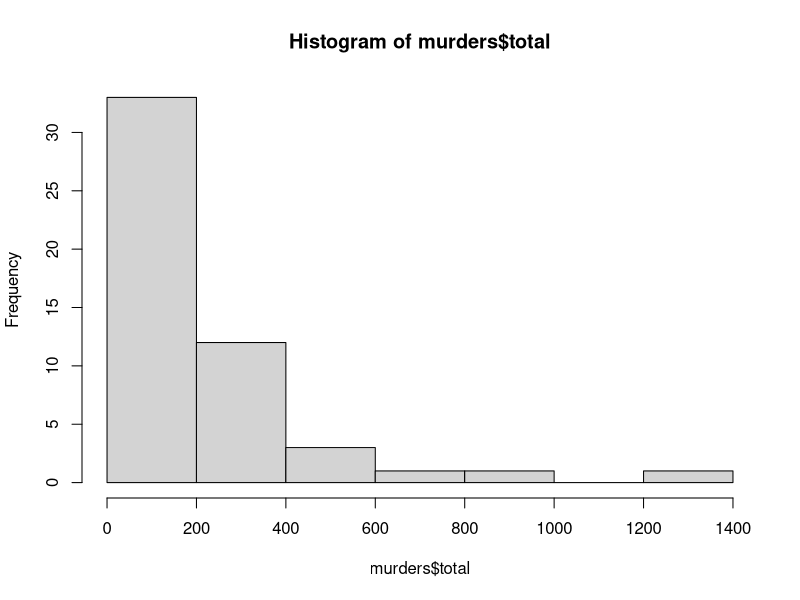
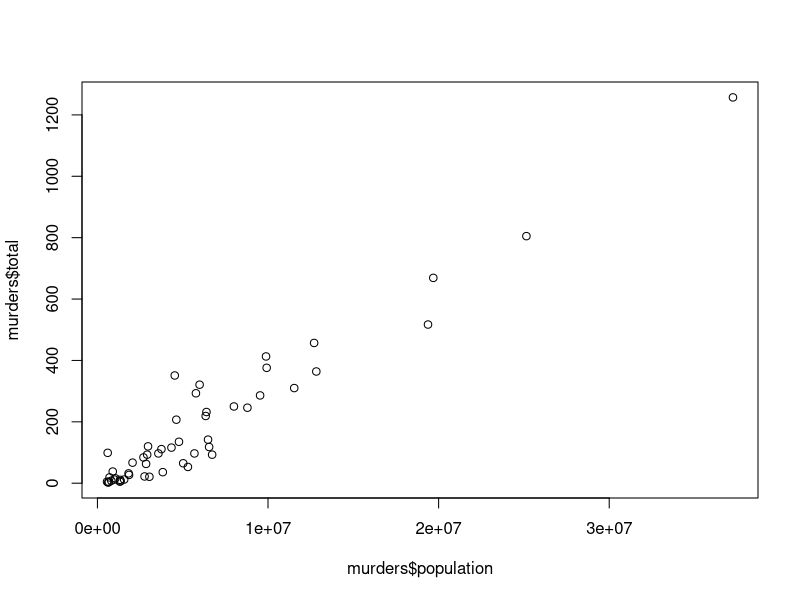
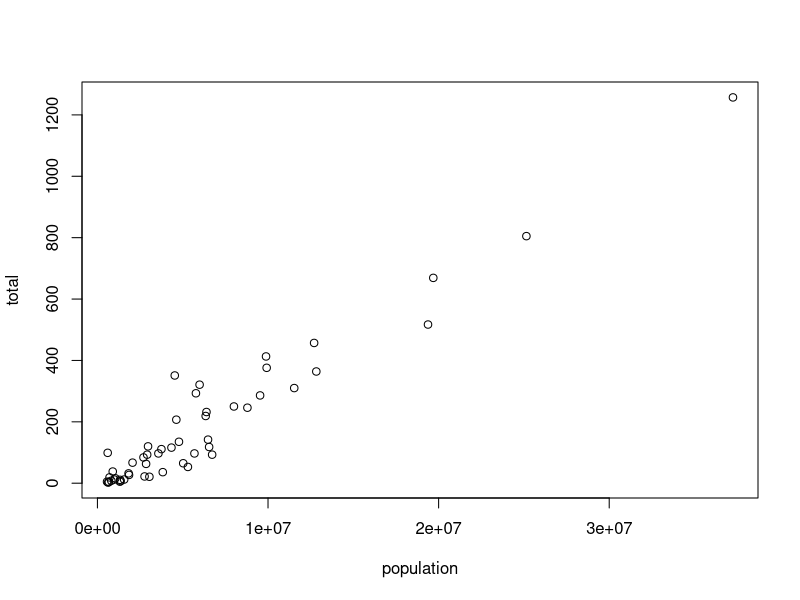

Source code (R) for these figures, in order:
# LEARNING R SO I CAN BE A BRAIN GENIUS!
# BEGINNING OF LECTURE 1: R BASICS
# Using R like a fancy graphing calculator
1 + 2 # Addition 
6 - 7 # Subtraction
5 / 2 # Division
2 ^ 3 # Exponentiation
2 + 4 * 1 ^ 3 # Standard order of operations

# Logical operators follow standard programming conventions
1 > 2
1> 2 & 1 > 0.5 # "&" means and
1 > 2 | 1 > 0.5  # "|" means or 
!(1 > 2) # Negation

# Commenting
# R ignores the line after #, use this for comments
# Commenting conventions: comment BEFORE code, use present tense
# Test whether 4 is greater than 3
4 > 3

# Evaluation
# Note that "=" is reserved for assignment
#1 = 1 ##Error in 1 = 1 : invalid (do_set) left-hand side to assignment
# https://www.statology.org/r-invalid-do_set-left-hand-side-to-assignment/#:~:text=This%20error%20occurs%20when%20you,a%20character%20or%20a%20dot.
# Always read error message and if I don't understand, google it
# Instead use == for equal to
1 == 1
# Use != for not equal to
1 != 2

# Objects and Functions
  # Objects
bill = 18.45
percentage = 0.2 
# Can use <- instead of =, just be consistent
bill <- 18.45
percentage <- 0.2
# Want to see the object? Type its name. Note objects are now in environment pane
bill
# Calculate tip
bill * percentage
# Assign new value to bill and recalculate tip
bill = 90
bill * percentage
# CHALLENGE: Calculate sum of first 100 positive integers
n = 100
m = (n + 1) / 2
n * m 
  # Functions
log(50)
# Find arguments
?log
# keeping things in order, don't need argument names
log(50, 10)
# Argument names can help
log(50, base = 10)
# If you name all the arguments you can put them out of order 
log( base = 10, x =50)
# Can use objects as arguments or nest functions
log(bill)
log(exp(50))

# Data types (vectors, matrices, data frames, lists, functions)
# class will tell you which type
a = 2
class(a)
class("a")
class(TRUE)

# Data frames
# packages; install dslabs
install.packages("dslabs")
# only need to install once, but need to load it each time
library(dslabs)
data(murders)
# Data frame is like a table, row=observation, column=variable
class(murders)
# examine structure 
str(murders)
# summ stats
summary(murders)
# show first few rows
head(murders)
# directly inspect the data (can also just click in Environment pane)
View(murders)
# accessor ( to refer to individual variables/columns in the data frame)
murders$population #this is a vector
# number of entries/rows in vector
length(murders$population)
# make a histogram
hist(murders$total)
# make a scatterplot
plot(x = murders$population, y = murders$total)
with(murders, plot(x = population, y =total)) # these lines are equivalent

# cleaning up: remove objects using rm, better to start a new r session instead
a = "hi"
rm(a)
# environment is transient, don't get attached to objects in it
# exit R when you're done working, NEVER SAVE ENVIRONMENT
# to recreate objects later, re-run script
# when you want to save something, save it to a file

# Vectors: most basic object in R
# a = 1 produces a vector of length 1, to make a longer vector use c() concatenate
codes = c(380, 124, 818)
countries = c("italy", "canada", "egypt")
class(codes)
class(countries)
# can use " or '
countries = c('italy', 'canada', 'egypt') # need the quotations to ensure string
# name the entries with/without quotes
codes = c(italy = 380, canada = 124, egypt = 818)
codes
# can also use names funtion
codes = c(380, 124, 818)
country = c('italy', 'canada', 'egypt')
names(codes) = country
codes
# Use vectors to generate sequences
seq(1, 10)
# shortcut for consecutive
1:10
#counting by 5
seq(5, 50, 5)
# square brackets to access specific vector elements
codes[2]
# get multiple entries with multi-entry vector as index
codes[c(1,3)]
# use sequence to get first 2 elements
codes[1:2]
# index using names
codes['canada']
#assign new values to indexed elements
codes[2] = 125
codes

#CHALLENGE
library(dslabs)
data(murders)
murders[5]
# switch to murders
colnames(murders) = c('state', 'abb', 'region', 'population', 'murders') 
# switch back to total
colnames(murders) = c('state', 'abb', 'region', 'population', 'total')

# Converting (coercing) types
#turn numbers into characters, and back again
x = 1:5
y = as.character(x)
y
as.numeric(y)
# vector can't mix types, so R will guess
z = c(1, 'canada', 3)
z
class(z)
# if convesion isn't obvious, you'll get NA
as.numeric(z)
# NA contains no information, useful for missing data
NA == NA
NA + 0
is.na(NA +0)
# other special values
1/0 # Inf
-1/0 # -Inf
0/0 # NaN

# Vector arithmetic
# multiply vector by scalar
inches = 1:12
cm = inches * 2.54
cm
# divide element wise vectors
murder_rate = murders$total / murders$population * 1e5
mean(murder_rate)
# can add the murder rate as a new column
murders$rate = murders$total / murders$population * 1e5
head(murders) # not necessarily the best way to edit data frames
# redundant, complex syntax, modifies master, overwrites existing column with same name
# try instead cbind
murders_with_rate = cbind(murders, murder_rate)
head(murders_with_rate)
# be sure to watch out for order? 
# subsetting with logicals
# generate a logical vector that says wheter each element of a vector passes a test
low = murder_rate <= 0.6
low
# now subset(index) states using the logical
murders$state[low]
# how many states meet this test, sum converts logical to numeric
sum(low)

#CHALLENGE
# which state has the most murders
most = murders$total == max(murders$total)
most
murders$total[most]

# MISC BASICS
# useful trick %in%
"Montana" %in% murders$state
c('District of Columbia', 'Puerto Rico') %in% murders$state
# Lists: objects that can store any combo of types
record = list(
  name = 'John Doe',
  id = 1234,
  grades = c(94, 88, 95)
  )
record
# A data frame is a list of vectors that follows certain rules
# access the components with $ or with [[]]
record$id
record[['id']]
record[[2]]
record$grades[3]
# END OF LECTURE 1: R BASICS
#####################################
# BEGINNING OF LECTURE 2: PROGRAMMING IN R
# Topics: if/else, for-loop, function, vectorization, parallelization
# if/ else
a = 0 
if(a != 0){
  print(1/a)
} else {
  print("Reciprocal does not exist")
}
# related function: ifelse(test, yes, no)
a = 0
ifelse(a > 0, 1/a, NA) #useful bc vectorized
# change negative to missing
b = c(0, 1, 2, -3, 4)
ifelse(b < 0, NA, b)

#for-loops, avoids redundant code, repeats are annoying
# hard to change later, prone to bugs, so want to abstract code
# which means define it once and run multiple times
# NEVER copy-paste more than twice
for (i in 1:5) {
  print(i)
}

library(dslabs)
data(murders)
murders2 = cbind(murders, rate = murders$total / murders$population * 1e5)
# wtf mean of numeric columns in murders, also want mean murder rate
# option 1: with copy paste
mean(murders2$total)
mean(murders2$population)
mean(murders$rate) #ERROR!
# now try forloop
numeric_cols = c('total', 'population', 'rate')
for(var in numeric_cols) {
  print(mean(murders2[[var]]))
}
# instead of printing can also populate a vector
numeric_cols = c('total', 'population', 'rate')
murder_means = vector()
for(var in numeric_cols) {
  murder_means[[var]] = mean(murders2[[var]])
}
murder_means
# Problem! vector storing output grows at each iteration which is slow
# to make loop more efficient, give the empty vector the right
#length before starting the loop
numeric_cols = c('total', 'population', 'rate')
murder_numbers = murders2[numeric_cols]
murder_means = vector('numeric', length = length(murder_numbers))
for(i in 1:length(murder_numbers)) {
  murder_means[[i]] = mean(murder_numbers[[i]])
}
names(murder_means) = numeric_cols
murder_means
